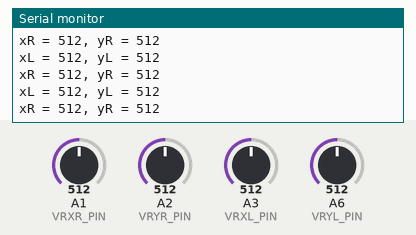
Simulated run of this sketch. Board: Arduino Nano, built with avr-gcc and run on an emulated ATmega328P. Shown: the last lines printed to the serial monitor. The inputs (shaded band) are chosen by the test bench; at power-on: A2 (VRYR_PIN) = 512, A1 (VRXR_PIN) = 512, A3 (VRXL_PIN) = 512, A6 (VRYL_PIN) = 512.

Above: at 7.2 s.
7.3 s: A2 (VRYR_PIN) set to 104
At 7.61 s:
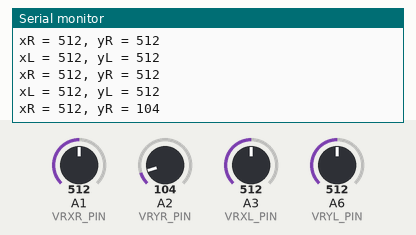
10.3 s: A2 (VRYR_PIN) set to 91
At 10.43 s:
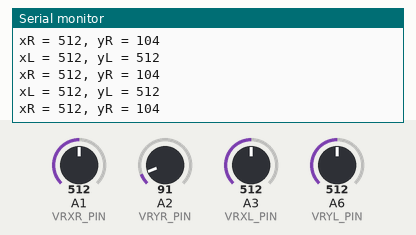
Timing chart, 0 to 12.8 s (numbered marks = the images above; inputs shaded):
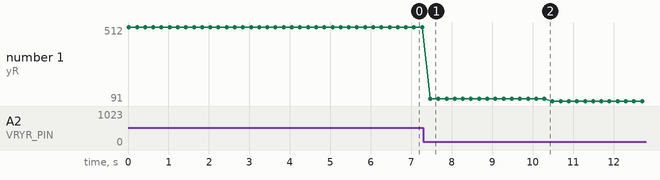

The sketch:

controller_test.ino
```cpp
/*
 * This Arduino Nano code was developed by newbiely.com
 *
 * This Arduino Nano code is made available for public use without any restriction
 *
 * For comprehensive instructions and wiring diagrams, please visit:
 * https://newbiely.com/tutorials/arduino-nano/arduino-nano-joystick
 */

#define VRXL_PIN  A3 // The Arduino Nano pin connected to VRX pin
#define VRYL_PIN  A6 // The Arduino Nano pin connected to VRY pin
#define VRXR_PIN  A1 // The Arduino Nano pin connected to VRX pin
#define VRYR_PIN  A2 // The Arduino Nano pin connected to VRY pin


int value_XL = 0; // The variable to store value of the X axis
int value_YL = 0; // The variable to store value of the Y axis
int value_XR = 0; // The variable to store value of the X axis
int value_YR = 0; // The variable to store value of the Y axis

void setup() {
  Serial.begin(9600) ;
}

void loop() {
  // read analog X and Y analog values
  value_XL = analogRead(VRXL_PIN);
  value_YL = analogRead(VRYL_PIN);
  value_XR = analogRead(VRXR_PIN);
  value_YR = analogRead(VRYR_PIN);

  // print data to Serial Monitor on Arduino IDE
  Serial.print("xL = ");
  Serial.print(value_XL);
  Serial.print(", yL = ");
  Serial.println(value_YL);
  Serial.print("xR = ");
  Serial.print(value_XR);
  Serial.print(", yR = ");
  Serial.println(value_YR);
  delay(200);
}
```

Measured:
- after the input at 7.3 s, the serial monitor: prints a new line after 0.17 s (image 1)
- plotted number 1: 512 → 104 after the input at 7.3 s, 104 → 91 after the input at 10.3 s
